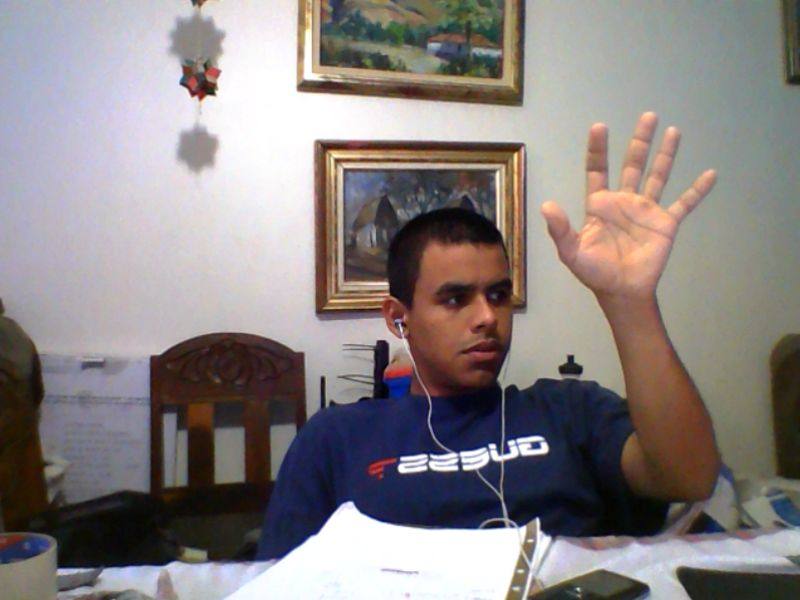
#> input picture OpenCV/2-scenesegmentation/codes/ressources/hand1.jpg, 800 x 600 px
$ python segment_hand.py
#> lines starting #> are read from the running program, lines starting #| are printed output that depends on the picture; after the words box and inside, x2 and y2 are one past the last pixel; in counts of white or black regions, pixels touching at a corner belong together
""""
///////////////////////////////////////////////////////////////////////
//                                                                   //
//                       Segment House v1                            //
//                        Luis  Lujano, 13-10775                     //
//                       Jaime Villegas, 13-11493                    //
///////////////////////////////////////////////////////////////////////
"""
import numpy as np
import cv2
import matplotlib.pyplot as plt


imBGR = cv2.imread("../ressources/hand1.jpg")
#> imBGR is the input picture: shape (600, 800, 3); mean B, G, R 130, 130.5, 137.5
# Convert to BGR to HSV
imHSV = cv2.cvtColor(imBGR, cv2.COLOR_BGR2HSV)
#> imHSV: shape (600, 800, 3); mean H, S, V 71.6, 58.5, 144.9

# Segment hand
# Select a sub part of the image:
y1 = 202
y2 = 259
x1 = 580
x2 = 647
patch_bricks = imHSV[y1:y2, x1:x2]
#> patch_bricks: shape (57, 67, 3); mean H, S, V 9.8, 98.7, 222.5


# Build a histogram:
hist_bricks = cv2.calcHist([patch_bricks], channels = [0, 1], mask=None, histSize=[180, 256], ranges=[0, 179, 0, 255])
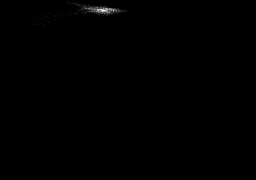
#> hist_bricks: shape (180, 256) float32; min 0, max 42, mean 0.1; drawn with min black and max white

hist_bricks /=hist_bricks.max()
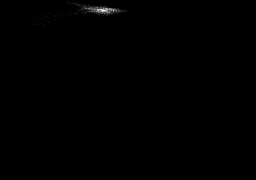
#> hist_bricks: shape (180, 256) float32; 1.14% of pixels changed, all inside (x1, y1, x2, y2) = (32, 0, 133, 25)
# Compute the histogram back projection:
lhMap_bricks = cv2.calcBackProject([imHSV], channels=[0, 1], hist=hist_bricks, ranges = [0, 179, 0, 255], scale=255)
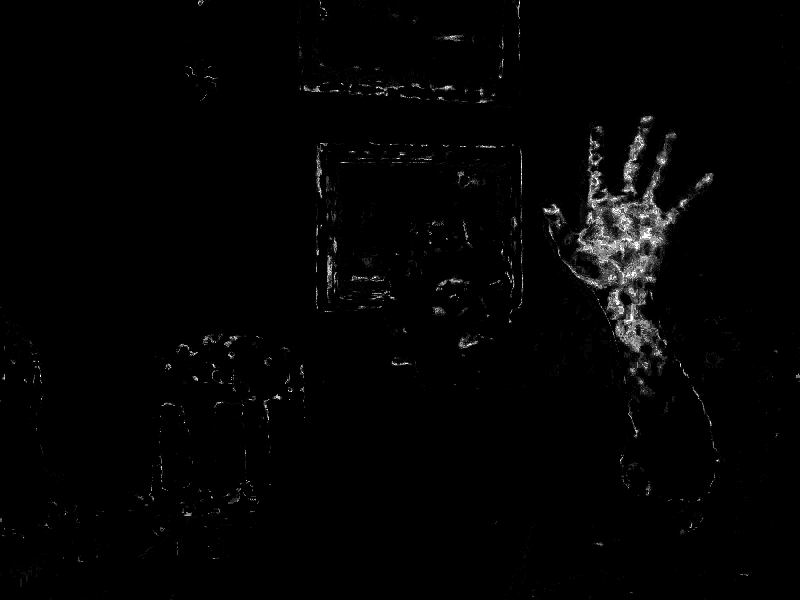
#> lhMap_bricks: shape (600, 800); min 0, max 255, mean 3.6


# [16 lines of commented-out code are left out]
plt.figure("Bricks")
plt.imshow(lhMap_bricks[..., : : -1])
# plt.figure("Roof")
# plt.imshow(lhMap_roof[..., : : -1])

plt.figure("Original")
plt.imshow(imBGR[..., : : -1])
plt.show()
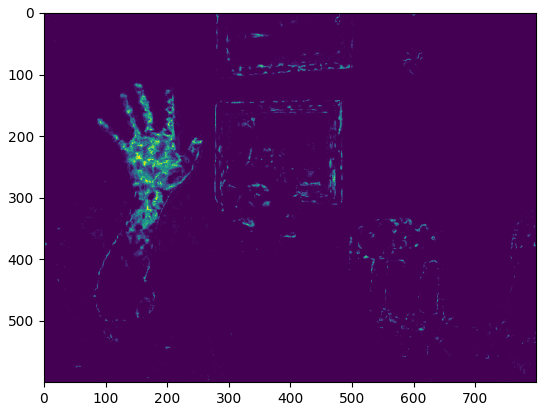
#> figure drawn by matplotlib, 1 panel


#segLabels

$ run again, with OpenCV/2-scenesegmentation/codes/ressources/HandBlue.jpg copied over OpenCV/2-scenesegmentation/codes/ressources/hand1.jpg
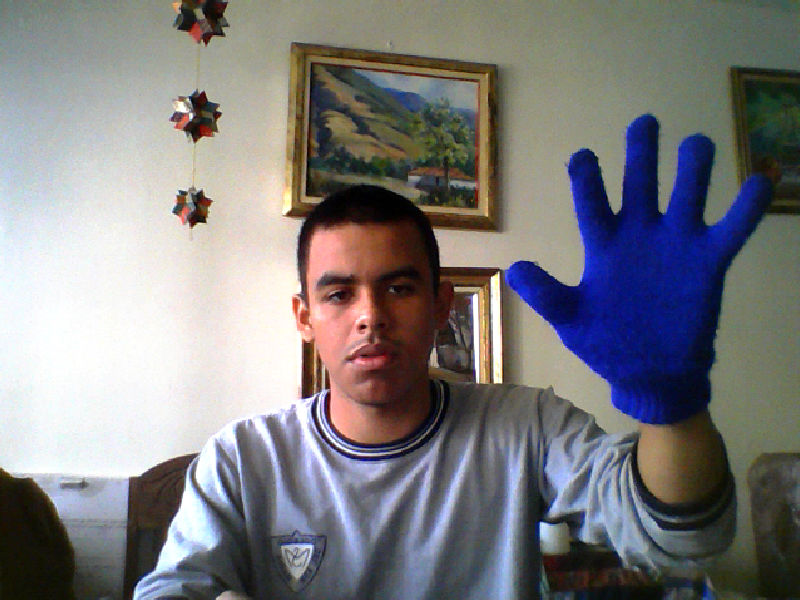
#> input picture OpenCV/2-scenesegmentation/codes/ressources/HandBlue.jpg, 800 x 600 px
#> imBGR is the input picture: shape (600, 800, 3); mean B, G, R 126.4, 124.4, 125.6
#> imHSV: shape (600, 800, 3); mean H, S, V 63, 69.3, 141.2
#> patch_bricks: shape (57, 67, 3); mean H, S, V 114.4, 218.1, 115.4
#> `hist_bricks /=hist_bricks.max()`:
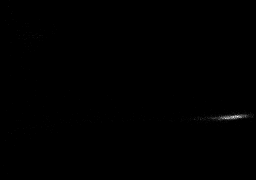
#> hist_bricks: shape (180, 256) float32; min 0, max 1, mean 0.00134
#> `plt.show()`:
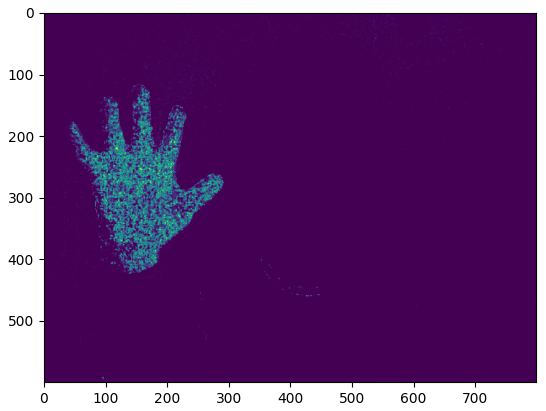
#> figure drawn by matplotlib, 1 panel
